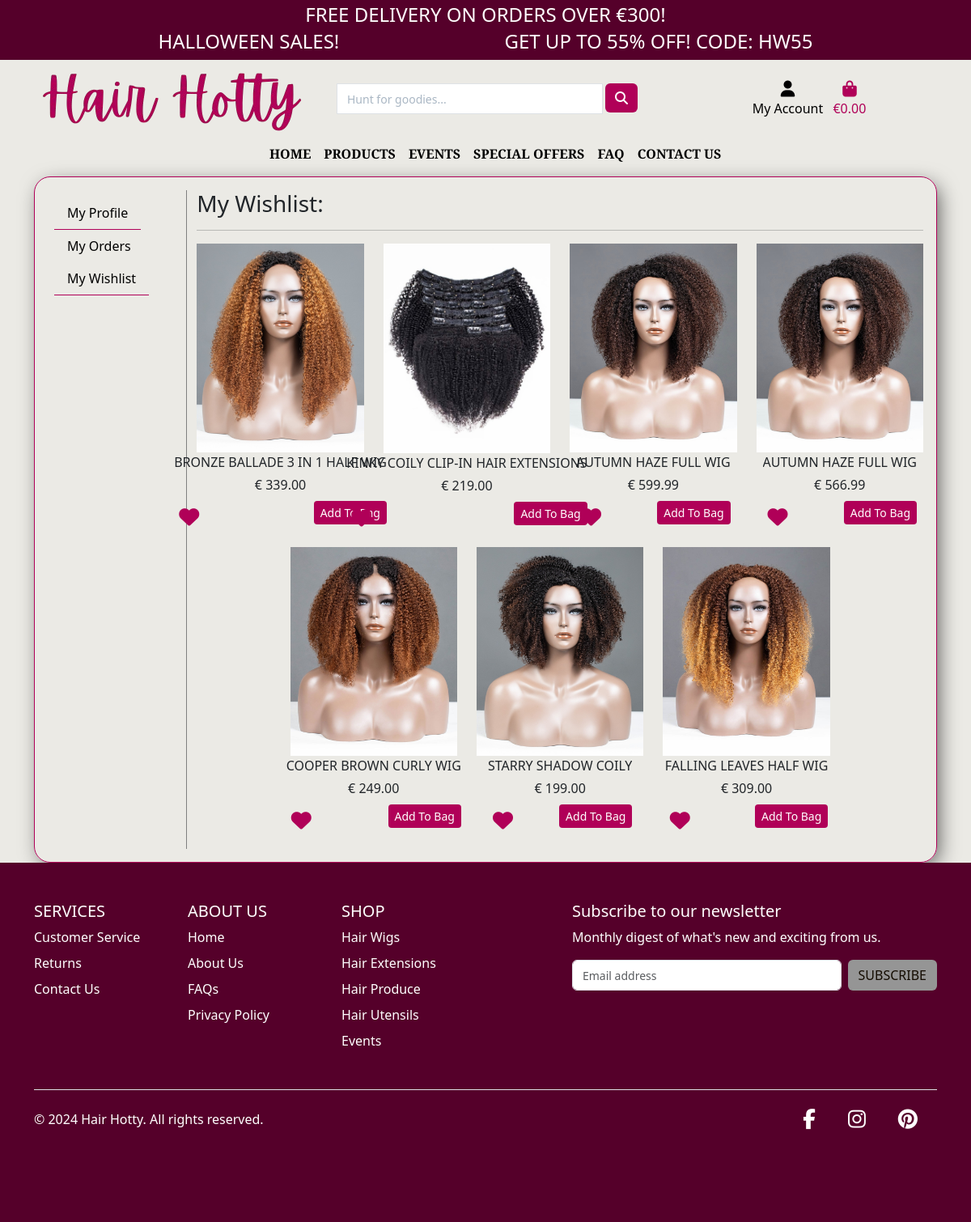
Before: /profile/profile/1/wishlist/ (signed in) with the older database file.
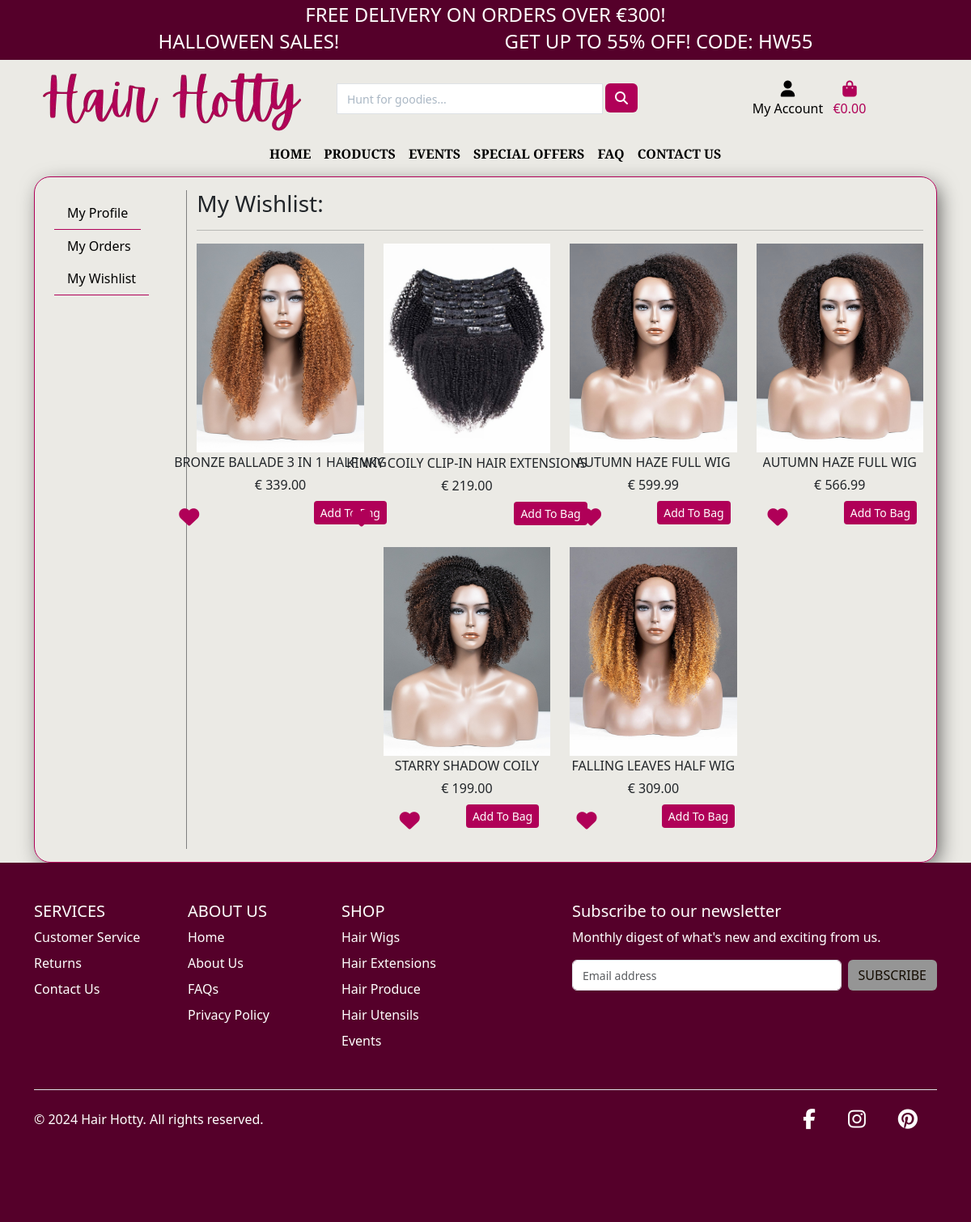
After: the same page with the newer database file.
### profiles/models.py (models this page shows, shortened)
class Wishlist(models.Model):
    user = models.ForeignKey(UserProfile, on_delete=models.CASCADE)
    product = models.ForeignKey(Product, on_delete=models.CASCADE)
    created = models.DateTimeField(auto_now_add=True)

### products/models.py (models this page shows, shortened)
class Product(models.Model):
    category = models.ForeignKey('Category', null=True, blank=True, on_delete=models.SET_NULL)
    id = models.UUIDField(default=uuid.uuid4, unique=True, primary_key=True, editable=False)
    name = models.CharField(max_length=254)
    description = models.TextField()
    has_sizes = models.BooleanField(default=False,null=True, blank=True)
    stock_amount = models.IntegerField(
        default=1, validators=[MinValueValidator(0), MaxValueValidator(1000)])
    in_stock = models.BooleanField(default=True)
    price = models.DecimalField(max_digits=6, decimal_places=2)
    discount = models.IntegerField(null=True, blank=True)
    on_sale = models.BooleanField(default=False)
    sale_price = models.DecimalField(
        max_digits=6, decimal_places=2, null=True, blank=True)
    rating = models.DecimalField(max_digits=6, decimal_places=2, null=True, blank=True)
    image_url = models.URLField(max_length=1024, null=True, blank=True)
    image = models.ImageField(null=True, blank=True)

### profiles/views.py (the view)
# urls.py: path('profile/<int:profile_id>/wishlist/', views.my_wishlist, name='my_wishlist'),
@login_required
def my_wishlist(request, profile_id):
    profile = get_object_or_404(UserProfile, pk=profile_id)
    wishlist = Wishlist.objects.filter(user=profile).order_by('-created')
    context = {
        'wishlist': wishlist,
        'profile_id': profile.id,
    }
    return render(request, 'profiles/wishlist.html', context)

### profiles/templates/profiles/wishlist.html (shortened to what this page needs)
{% extends 'base.html' %}
{% load static %}
{% load widget_tweaks %}
{% block content %}
    <div class="container">
        <div class="row">
            <div class="col-12">
                <div class="custom-border p-3">
                    <div class="row">
                        {% include 'profiles/components/sidebar.html' %}
                        <div class="col-12 col-lg-10 mt-4 mt-lg-0">
                            <h4 class="text-start fs-3 fw-4">My Wishlist:</h4>
                            <hr>
                            <div class="row mt-3 d-flex justify-content-center">
                                {% if wishlist %}
                                {% for item in wishlist %}
                                <div class="col-sm-6 col-md-4 col-lg-4 col-xl-3 mb-3">
                                    <div class="product-grid d-flex flex-column align-items-center h-100">
                                        <div class="product-image">
                                            {% if item.product.image %}
                                            <a href="{% url 'product_detail' item.product.id %}" class="image">
                                                <img src="{{ item.product.image.url }}" alt="{{ item.product.name }}" class="img-fluid img-top">
                                            </a>
                                            {% else %}
                                            <a href="">
                                                <img class="img-fluid img-top" src="{{ MEDIA_URL }}noimage.png" alt="{{ item.product.name }}">
                                            </a>
                                            {% endif %}
                                        </div>
                                        <div class="product-content text-center">
                                            <p class="logo-font text-truncate mb-1">
                                                {{ item.product.name }}
                                            </p>
                                            <div class="price">€ {{ item.product.price }}</div>
                                            <div class="d-flex justify-content-between mt-2">
                                                <form class="product-links" method="POST" action="{% url 'wishlist_add' item.product.id %}">
                                                    <button type="submit" class="wishlist" value="submit" aria-label="remove from wishlist">
                                                        <i class="fa-solid fa-heart"></i>
                                                    </button>
                                                </form>
                                                <form action="{% url 'add_to_bag' item.product.id %}" method="POST">
                                                    <input type="submit" class="btn btn-cordovan btn-sm" value="Add To Bag">
                                                </form>
                                            </div>
                                        </div>
                                    </div>
                                </div>
                                {% endfor %}
                                {% else %}
                                <div class="d-grid gap-2">
                                    <p class="text-center">No items in wishlist</p>
                                    <a href="{% url 'products' %}" class="btn btn-cordovan d-block mx-auto">Browse Shop</a>
                                </div>
                                {% endif %}
                            </div>
                        </div>
                    </div>
                </div>
            </div>
        </div>
    </div>
{% endblock content %}

Changed rows visible on the page:
removed Wishlist: product.image (picture), product.name "COOPER BROWN CURLY WIG", product.price "249.00"
